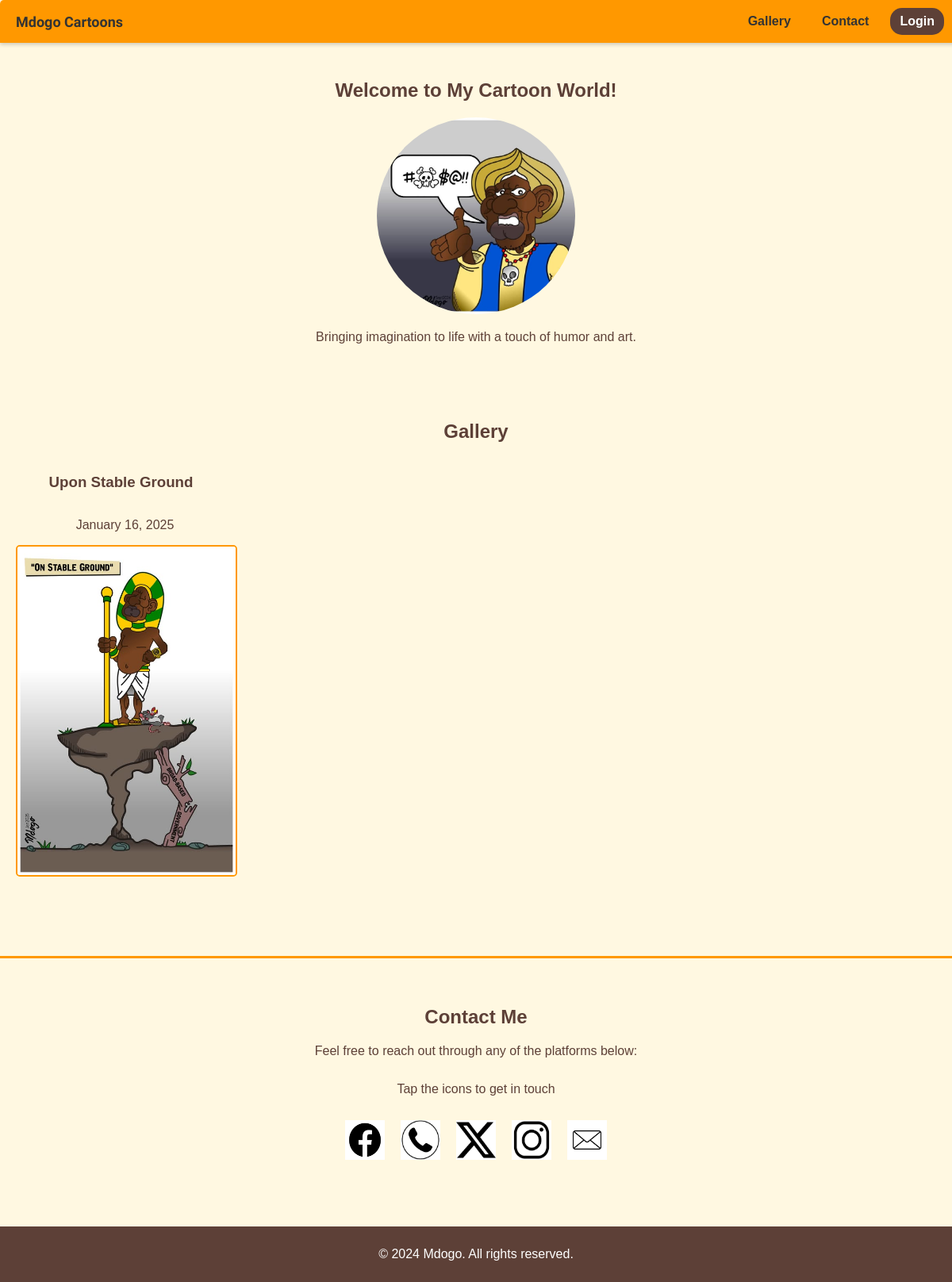
/, run on an earlier commit of the app's database.
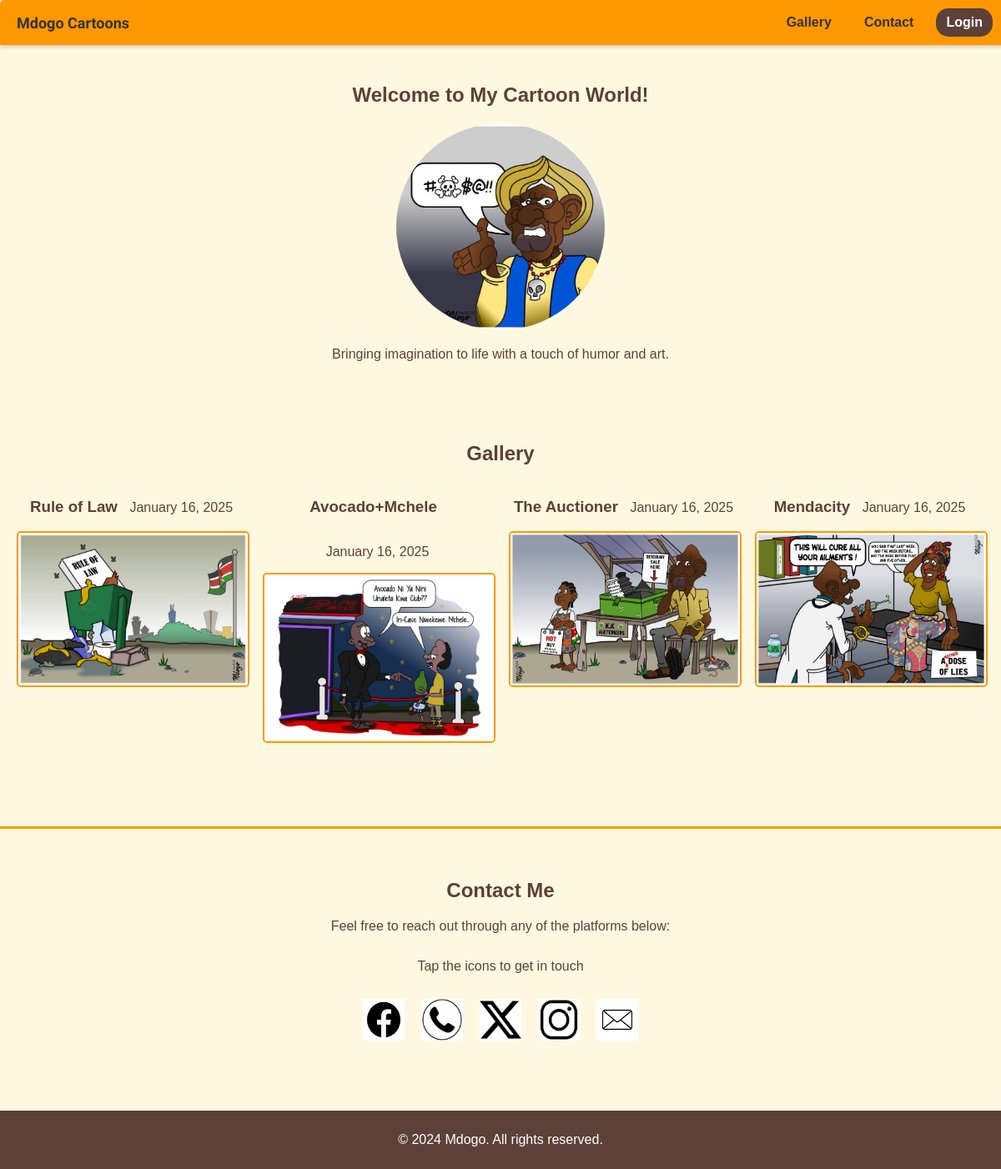
And on a later commit of the database.
### portfolio/models.py (models this page shows, shortened)
class Cartoon(models.Model):
    title = models.CharField(max_length=100)
    description = models.TextField(blank=True)
    image = models.ImageField(upload_to='cartoons/')
    created_at = models.DateField(auto_now_add=True)

### portfolio/views.py (the view)
# urls.py: 2. Add a URL to urlpatterns:  path('', views.home, name='home')
def home(request):
    cartoons = Cartoon.objects.all()
    return render(request, 'home.html',{'cartoons': cartoons})

### portfolio/templates/home.html (shortened to what this page needs)
<!DOCTYPE html>
<html lang="en">
<head>
    {% load static%}
    <link rel="stylesheet" href="{% static 'css/style.css' %}">
</head>
<body>
    <header>
        <h1>Mdogo Cartoons</h1>
        <nav class="nav-links">
            <a href="#gallery">Gallery</a>
            <a href="#contact">Contact</a>
            {% if user.is_authenticated %}
            <a href="{% url 'logout' %}" class="auth-button">Logout</a>
            {% else %}
            <a href="/admin/" class="auth-button">Login</a></li>
            {% endif %}
        </nav>
    </header>
    <section id="hero">
        <h2>Welcome to My Cartoon World!</h2>
        <img src="{% static 'images/cartoon.jpg' %}" alt="Cartoon" style="width: 250px; max-width: 80%; border-radius: 150%;">
        <p>Bringing imagination to life with a touch of humor and art.</p>
    </section>
    <section id="gallery">
        <h2>Gallery</h2>
        <div class="gallery-grid">
            {% for cartoon in cartoons %}
                <div class="gallery-item">
                    <h3 style="display: inline-block; margin-right: 10px; text-align: left;">{{ cartoon.title }}</h3>
                        <p style="display: inline-block; text-align: right;">{{ cartoon.created_at|date:"F j, Y" }}</p>
                    <a href="{% url 'cartoon_detail' cartoon.pk %}">
                        <img src="{{ cartoon.image.url }}" alt="{{ cartoon.title }}">
                    </a>
                </div>
            {% endfor %}
        </div>
    </section>
    <section id="contact">
        <h2>Contact Me</h2>
        <p>Feel free to reach out through any of the platforms below:</p>
        <p>Tap the icons to get in touch</p>
        <div class="contact-icons">
            <a href="https://www.facebook.com/" target="_blank">
                <img src="{% static 'images/facebook-icon.png' %}" alt="Facebook" title="Facebook">
            </a>
            <a href="tel:+254704141329">
                <img src="{% static 'images/phone-icon.png' %}" alt="Phone" title="Phone">
            </a>
            <a href="https://www.twitter.com/" target="_blank">
                <img src="{% static 'images/twitter-icon.png' %}" alt="X (Twitter)" title="X (Twitter)">
            </a>
            <a href="https://www.instagram.com/" target="_blank">
                <img src="{% static 'images/instagram-icon.png' %}" alt="Instagram" title="Instagram">
            </a>
            <a href="mailto:wambugum110@gmail.com">
                <img src="{% static 'images/email-icon.png' %}" alt="Email" title="Email">
            </a>
        </div>
    </section>
    <footer>
        <p>&copy; 2024 Mdogo. All rights reserved.</p>
    </footer>
</body>
</html>

### static/css/style.css (style rules this page uses)
body { font-family: Arial, sans-serif; margin: 0; margin-top: 60px; padding: 0; background-color: #FFF8E1; color: #5D4037; }
header { position: fixed; top: 0; left: 0; width: 100%; background-color: #FF9800; color: #FFF; padding: 10px 20px; display: flex; justify-content: space-between; align-items: center; box-shadow: 0px 2px 5px rgba(0, 0, 0, 0.2); z-index: 1000; border-radius: 5px 5px 0 0; margin-left: 0px; margin-right: 0px; }
header h1 { margin: 0; color: #333; font-family: "Rock Salt", serif; font-size: large; }
header nav { margin: 0 30px ; display: flex; gap: 15px; }
header nav a { padding: 8px 12px; border-radius: 15px; color: #333; text-decoration: none; font-weight: bold; transition: color 0.3s, background-color 0.3s; }
header nav .auth-button { background-color: #5D4037; color: #fff; }
#hero { height: 350px; padding: 20px; text-align: center; background-color: #FFF8E1; }
#hero h2 { font-size: 24px; }
#hero p { font-size: 16px; }
#hero img { width: 150px; max-width: 80%; border-radius: 50%; }
section { padding: 20px; text-align: center; margin-bottom: 40px; }
.gallery-grid { display: grid; grid-template-columns: repeat(4, 1fr); gap: 20px; margin: 20px 0; }
.gallery-item h3, .gallery-item p { text-align: left; }
.gallery-item img { width: 100%; height: auto; border: 2px solid #FF9800; border-radius: 5px; }
footer { background-color: #5D4037; color: white; padding: 10px 20px; text-align: center; }
#contact { background-color: #FFF8E1; padding: 40px; text-align: center; color: #5D4037; border-top: 3px solid #FF9800; }
#contact h2 { font-size: 24px; margin-bottom: 20px; }
#contact p { font-size: 16px; margin-bottom: 30px; }
.contact-icons { display: flex; justify-content: center; gap: 20px; }
.contact-icons a img { width: 50px; height: 50px; transition: transform 0.3s ease, box-shadow 0.3s ease; }

What changed in the data, as far as the page shows it:
removed Cartoon: title "Upon Stable Ground", created_at "January 16, 2025", image (picture)
added Cartoon: title "Rule of Law", created_at "January 16, 2025", image (picture)
added Cartoon: title "Avocado+Mchele", created_at "January 16, 2025", image (picture)
added Cartoon: title "The Auctioner", created_at "January 16, 2025", image (picture)
added Cartoon: title "Mendacity", created_at "January 16, 2025", image (picture)
